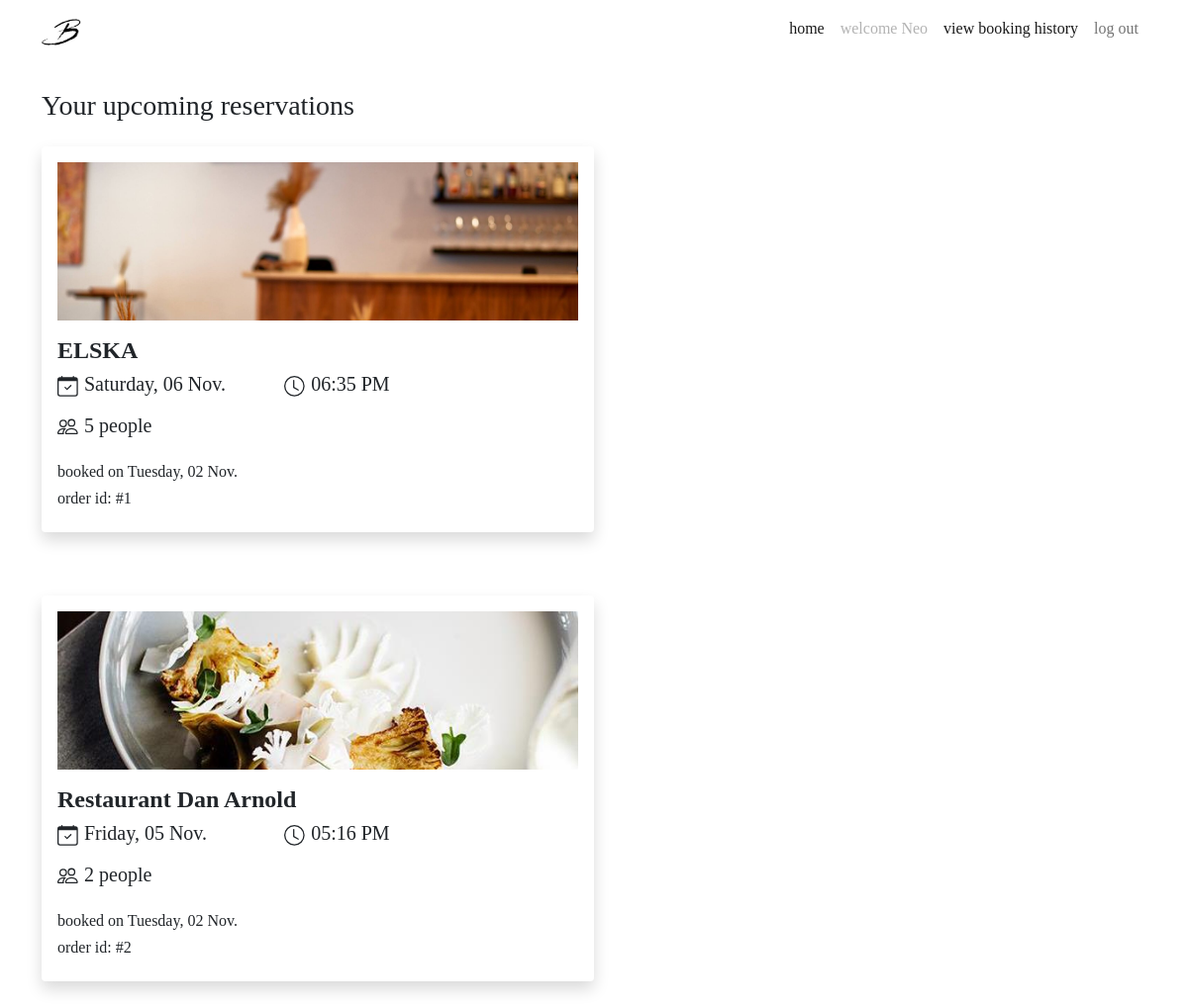
The app's page /bookings (signed in) with its own data.
### website/models.py (models this page shows, shortened)
class User(db.Model, UserMixin):
    __tablename__ = 'users'  # good practice to specify table name
    __table_args__ = {'extend_existing': True}
    id = db.Column(db.Integer, primary_key=True)
    name = db.Column(db.String(100), index=True, unique=True, nullable=False)
    password_hash = db.Column(db.String(255), nullable=False)
    email = db.Column(db.String(100), index=True, nullable=False)
    phone_number = db.Column(db.String(10), nullable=True)
    image = db.Column(db.String(400), nullable=False, default="/static/image/account.png")
    comments = db.relationship('Comment', backref='user')
    reservations = db.relationship('Reservation', backref='user')
    restaurants = db.relationship('Restaurant', backref='user')

class Reservation(db.Model):
    __tablename__ = 'reservations'
    __table_args__ = {'extend_existing': True}
    reservation_id = db.Column(db.Integer, primary_key=True)
    quantity = db.Column(db.Integer, nullable=False)
    reservation_time = db.Column(db.DateTime, default=datetime.now())
    reservation_created = db.Column(db.DateTime, default=datetime.now())
    order = db.Column(db.String(300))
    restaurant_id = db.Column(db.Integer, db.ForeignKey('restaurants.restaurant_id'))
    id = db.Column(db.Integer, db.ForeignKey('users.id'))
    reservations = db.relationship('ReservationStatus', backref='reservation')

class Restaurant(db.Model):
    __tablename__ = 'restaurants'
    __table_args__ = {'extend_existing': True}
    restaurant_id = db.Column(db.Integer, primary_key=True)
    name = db.Column(db.String(100), nullable=False)
    street = db.Column(db.String(150), nullable=False)
    suburb = db.Column(db.String(50), nullable=False)
    max_reservations = db.Column(db.Integer)
    caption = db.Column(db.String(200), nullable=False)
    description = db.Column(db.String(400), nullable=False)
    price = db.Column(db.Integer)
    cuisine_type = db.Column(db.String(30), nullable=False)
    num_courses = db.Column(db.Integer, nullable=False)
    website = db.Column(db.String(400))
    image = db.Column(db.String(400), nullable=False)
    comments = db.relationship('Comment', backref='restaurant')
    statuses = db.relationship('RestaurantStatus', backref='restaurant')
    opening_hours = db.relationship('RestaurantOpeningHours', backref='restaurant')
    reservations = db.relationship('Reservation', backref='restaurant')
    user_id = db.Column(db.Integer, db.ForeignKey('users.id'))

### website/views.py (the view)
@bp.route('/bookings')
@login_required
def bookings():
    bookings = Reservation.query.filter_by(user=current_user).all()
    return render_template("bookings.html", show_modal=request.args.get('show_modal'), bookings = bookings)

### website/__init__.py (called while the page is built)
def create_app():
    app=Flask(__name__)  # this is the name of the module/package that is calling this app
    app.debug=True
    app.secret_key='oogaboogacavemanbrain'
    app.config['SQLALCHEMY_DATABASE_URI']='sqlite:///sitedata.sqlite'
    db.init_app(app)
    bootstrap = Bootstrap(app)
    login_manager = LoginManager()
    login_manager.login_message_category = "danger"
    login_manager.login_view='auth.login'
    login_manager.init_app(app)
    from .models import User  # importing here to avoid circular references
    @login_manager.user_loader
    def load_user(user_id):
        return User.query.get(int(user_id))
    UPLOAD_FOLDER = '/static/image'
    app.config['UPLOAD_FOLDER'] = UPLOAD_FOLDER
    from . import auth, views
    app.register_blueprint(auth.bp)
    app.register_blueprint(views.bp)
    app.register_blueprint(views.restaurant_bp)
    return app

### website/templates/bookings.html (shortened to what this page needs)
{% extends 'base.html' %}
{% block content %}
<div class="container">
    <div class="row mt-4 mb-1">
        <h3>
            {% if bookings|length == 0 %}
            No upcoming reservations
            {% else %}
            Your upcoming reservations
            {% endif %}
        </h3>
    </div>
    <div class="container">
        {% for booking in bookings %}
        <div class="row mt-3">
            <div class="col col-sm-8 col-md-12 col-lg-8 col-xl-6 booking-card">
                <div class="shadow p-3 mb-5 bg-white rounded">
                    <div class="row">
                        <img src="{{ booking.restaurant.image }}" class="img-fluid booking-img"
                            alt="{{ booking.restaurant.name }}">
                    </div>
                    <div class="row mt-3">
                        <h4 style="font-weight: 550;">{{ booking.restaurant.name }}</h4>
                        <div class="col col-12 col-md-4 col-sm-12 col-lg-5">
                            <div class="fs-4 mb-3">
                                <h5>
                                    {{ booking.reservation_time.strftime("%A, %d %b.")}}
                                </h5>
                            </div>
                        </div>
                        <div class="col col-12 col-md-5 col-sm-12 col-lg-3">
                            <div class="fs-4 mb-3">
                                <h5>
                                    <svg xmlns="http://www.w3.org/2000/svg" width="22" height="22" fill="currentColor"
                                        class="bi bi-clock" viewBox="0 0 17 17">
                                        <path
                                            d="M8 3.5a.5.5 0 0 0-1 0V9a.5.5 0 0 0 .252.434l3.5 2a.5.5 0 0 0 .496-.868L8 8.71V3.5z" />
                                        <path
                                            d="M8 16A8 8 0 1 0 8 0a8 8 0 0 0 0 16zm7-8A7 7 0 1 1 1 8a7 7 0 0 1 14 0z" />
                                    </svg>
                                    {{ booking.reservation_time.strftime("%I:%M %p")}}
                                </h5>
                            </div>
                        </div>
                    </div>
                    <div class="row">
                        <div class="col col-lg-5">
                            <h5>
                                {{ booking.quantity }} people
                            </h5>
                        </div>
                    </div>
                    <div class="row mt-3">
                        <div class="col col-lg-6">
                            <h6>booked on {{ booking.reservation_created.strftime("%A, %d %b.") }}</h6>
                            <h6>order id: #{{ booking.reservation_id }}</h6>
                        </div>
                    </div>
                </div>
            </div>
        </div>
        {% endfor %}
    </div>
</div>
{% endblock %}

### website/templates/base.html (shortened to what this page needs)
<!DOCTYPE html>
<html lang="en">
<head>
    <link href="https://cdn.jsdelivr.net/npm/bootstrap@5.0.0-beta3/dist/css/bootstrap.min.css" rel="stylesheet"
>
    <link rel="stylesheet" href="../static/css/stylesheet.css">
</head>
<main>
    <body>
        <header>
            <nav class="navbar navbar-expand-sm navbar-light">
                <div class="container">
                    <a class="navbar-brand" href="{{url_for('main.index')}}">
                        <img src=" ../static/image/logo.png" width="40" height="40">
                    </a>
                    <div class="collapse navbar-collapse" id="navbarNavDropdown">
                        <div class="navbar-nav ms-auto mb-2">
                            <a class="nav-link active" href="{{url_for('main.index')}}">home</a>
                            {% if current_user.is_authenticated %}
                            <a class="nav-link disabled" tabindex="-1">welcome {{current_user.name}}</a>
                            <a class="nav-link active" href="{{url_for('main.bookings')}}">view booking history</a>
                            <a class="nav-item nav-link" href="{{ url_for('auth.logout') }}">log out</a>
                            {% else %}
                            <a class="nav-link active" href="{{url_for('auth.login')}}">login</a>
                            {% endif %}
                        </div>
                    </div>
                </div>
            </nav>
        </header>
        {% import "bootstrap/wtf.html" as wtf %}
        {% block content %}
        {% endblock %}
    </body>
</main>
</html>

### website/static/css/stylesheet.css (style rules this page uses)
body { font-family: Didot, Palatino, Perpetua, serif; }
.booking-img { width: 100%; height: 20vh; object-fit: cover; border-radius: 2%; }
.booking-card { padding-left: 0px; padding-right: 0px; }

### records on screen
User: name "Neo"
Reservation: restaurant.image (picture), restaurant.name "ELSKA", reservation_time "Saturday, 06 Nov.", reservation_time "06:35 PM", quantity "5", reservation_created "Tuesday, 02 Nov.", reservation_id "1"
Reservation: restaurant.image (picture), restaurant.name "Restaurant Dan Arnold", reservation_time "Friday, 05 Nov.", reservation_time "05:16 PM", quantity "2", reservation_created "Tuesday, 02 Nov.", reservation_id "2"
